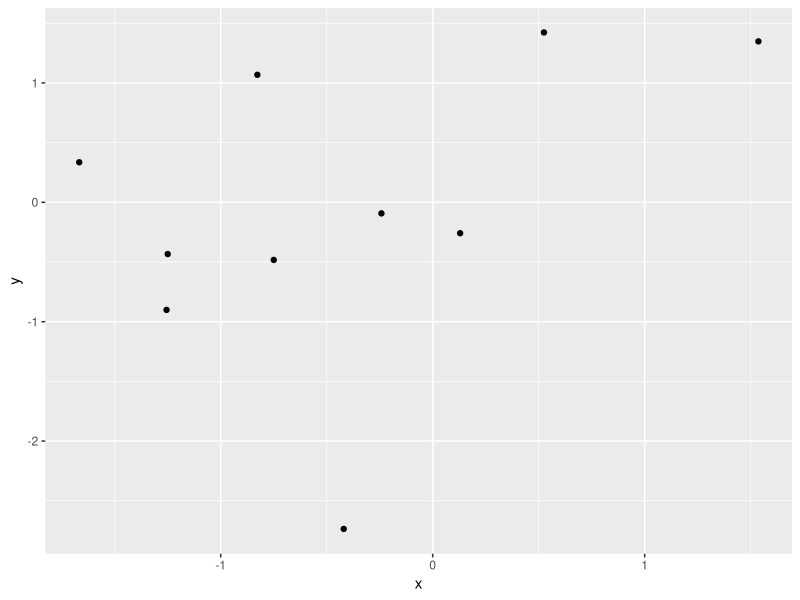
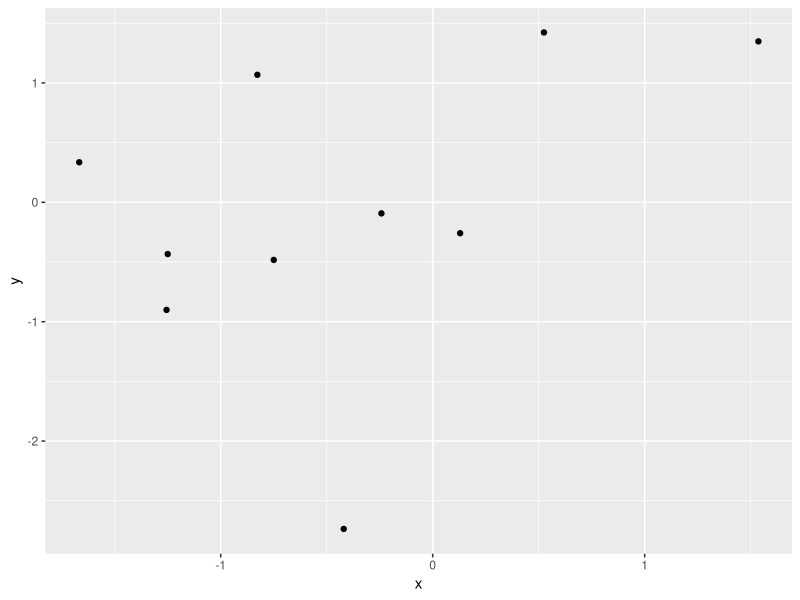

Reproduce these figures in R, in order.
library(ggplot2)

dat = data.frame(x=rnorm(10), y=rnorm(10))


prova = ggplot(dat, aes(x=x, y=y))+
  geom_point()

ggsave(filename="prova1.png", width = 1, height=1, scale=10, units = "cm", dpi=100)

ggsave(filename="prova2.png", width=1, height=1, scale=10, units="cm", dpi=200)
